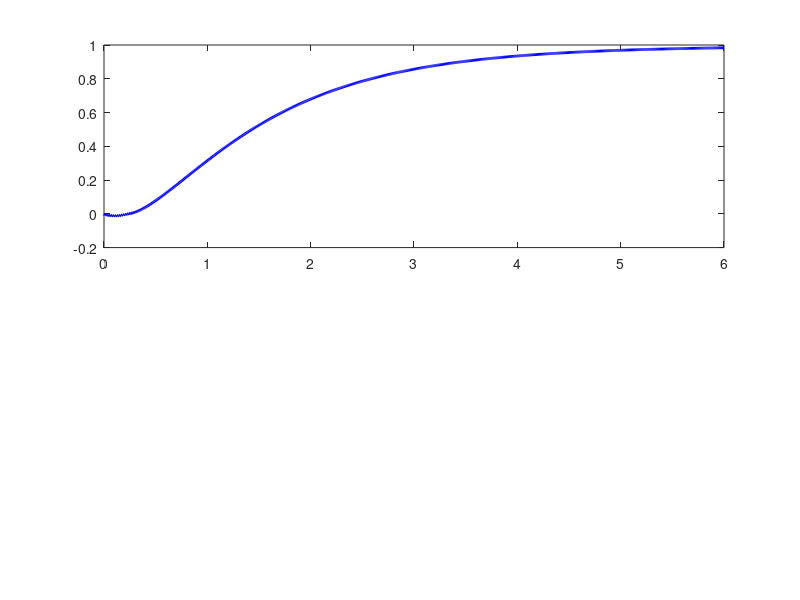

Here is the MATLAB script that generated this plot: (Note: this script raises an error after producing the figure.)
clear; clc; close all;

% Robot physical parameters
L = 0.2;           % distance to center of mass (m)
g = 9.81;          % gravity (m/s^2)

% Inner Loop: Pitch PID gains
Kp = 22.0;
Ki = 0.4;
Kd = 2.5;

% Outer Loop: Position PD gains
Kp_pos = 0.15;
Kd_pos = 0.30;

% Target position
target_x = 1.0;    % want the robot to drive to 1.0 meter and stop

% Simulation settings
dt = 0.01;         % 100 Hz (matches ROS node)
t = 0:dt:6;        % 6 seconds
N = length(t);

% State arrays
theta = zeros(1, N);       % pitch angle (rad)
theta_dot = zeros(1, N);   % pitch rate (rad/s)
pos_x = zeros(1, N);       % position x (m)
vel_x = zeros(1, N);       % velocity x (m/s)

integral_err = 0;

for i = 1:N-1
    % 1. Outer Loop: calculate desired lean angle to reach target_x
    pos_error = pos_x(i) - target_x;
    target_pitch = -(Kp_pos * pos_error + Kd_pos * vel_x(i));
    
    % Clamp desired lean to +/- 8.5 degrees (0.15 rad)
    target_pitch = max(-0.15, min(0.15, target_pitch));
    
    % 2. Inner Loop: PID control on pitch error
    pitch_error = theta(i) - target_pitch;
    integral_err = integral_err + pitch_error * dt;
    integral_err = max(-0.2, min(0.2, integral_err));  % anti-windup
    
    cmd_v = Kp * pitch_error + Ki * integral_err + Kd * theta_dot(i);
    cmd_v = max(-4.0, min(4.0, cmd_v));                % speed limit (+/- 4 m/s)
    
    % 3. Physics / Dynamics update
    % Wheel motor acceleration
    a = (cmd_v - vel_x(i)) / 0.05;
    
    % Inverted pendulum angular acceleration
    theta_ddot = (g * sin(theta(i)) - a * cos(theta(i))) / L;
    
    % Integrate motion
    theta_dot(i+1) = theta_dot(i) + theta_ddot * dt;
    theta(i+1)     = theta(i) + theta_dot(i+1) * dt;
    vel_x(i+1)     = vel_x(i) + a * dt;
    pos_x(i+1)     = pos_x(i) + vel_x(i+1) * dt;
end

% Plotting results
figure;

subplot(2, 1, 1);
plot(t, pos_x, 'b', 'LineWidth', 2); hold on;
yline(target_x, '--r', 'Target (1.0 m)');
grid on;
xlabel('Time (s)');
ylabel('Position (m)');
title('Robot Position X(t)');

subplot(2, 1, 2);
plot(t, rad2deg(theta), 'm', 'LineWidth', 2); hold on;
yline(0, '--r', 'Upright (0°)');
grid on;
xlabel('Time (s)');
ylabel('Pitch Angle (deg)');
title('Robot Pitch Angle \theta(t)');
